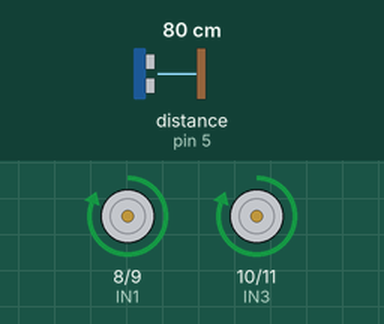
A sketch run on a simulated Arduino Uno, built with avr-gcc and run on an emulated ATmega328P. Parts: motor-driver pin pairs drawn as motors (green arrow = first pin HIGH = forward, orange = second pin HIGH = backward, longer = more drive, scaled by the enable pin). Wiring (inferred from the names in the program): ultrasonic range finder: trigger pin 6; echo pin 5. Inputs (shaded band) come from the test bench; at power-on: distance to the obstacle (sensor on pin 5) 80 cm. The echo pulse lasts 58.3 µs per cm.

Above: at 1.2 s.
1.3 s: distance to the obstacle (sensor on pin 5) set to 23 cm
2.8 s: distance to the obstacle (sensor on pin 5) set to 19 cm
At 3.2 s:
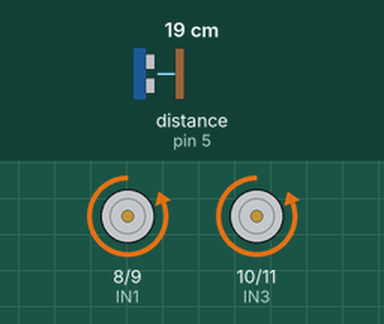
5.8 s: distance to the obstacle (sensor on pin 5) set to 35 cm
At 6.2 s:
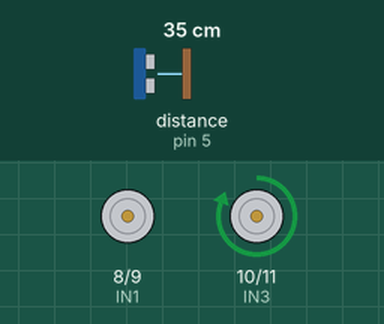
7.9 s: distance to the obstacle (sensor on pin 5) set to 2 cm
At 8.3 s:
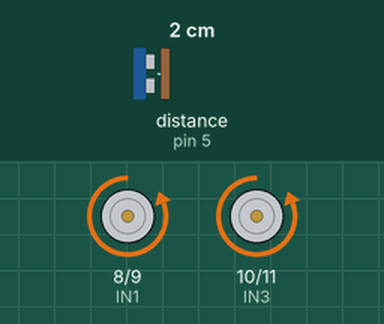
Timing chart, 0 to 11.9 s (numbered marks = the images above; inputs shaded):
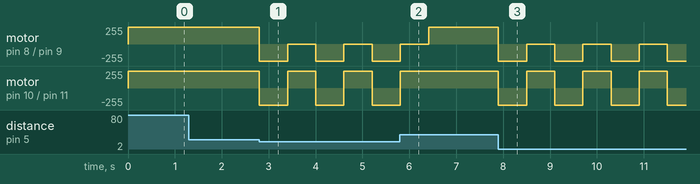

Measured:
- the behaviour switches between 21 and 20 cm on distance to the obstacle (sensor on pin 5) (found by bisection; images 0 and 1)
- after the input at 1.3 s, every drawn part: stays the same
- after the input at 2.8 s, motor on pin 8 (IN1) / pin 9 (IN2): alternates backward 255/255 for 0.60 s and stopped for 0.60 s, starting at once; motor on pin 10 (IN3) / pin 11 (IN4): alternates forward 255/255 for 0.60 s and backward 255/255 for 0.60 s, starting at once
- after the input at 5.8 s, motor on pin 10 (IN3) / pin 11 (IN4): goes on until 5.8 s, then stays forward 255/255
- after the input at 7.9 s, motor on pin 8 (IN1) / pin 9 (IN2): alternates backward 255/255 for 0.60 s and stopped for 0.60 s, starting at once; motor on pin 10 (IN3) / pin 11 (IN4): alternates forward 255/255 for 0.60 s and backward 255/255 for 0.60 s, starting at once

The sketch:

obstacle_avoiding_robot.ino
```cpp
int IN4 = 11;
int IN3 = 10;
int IN2 = 9;
int IN1 = 8;
int ENA = 7;
int ENB = 12;

int trig = 6;
int echo = 5;
long duration;
long mesafe;

void setup() {
  pinMode(IN1,OUTPUT);
  pinMode(IN2,OUTPUT);
  pinMode(ENA,150);
  pinMode(IN3,OUTPUT);
  pinMode(IN4,OUTPUT);
  pinMode(ENB,150);
  pinMode(trig,OUTPUT);
  pinMode(echo,INPUT);
}

void loop() {

  mesafe = distance();
  if(mesafe < 20 && mesafe != 0){
    geriGit();
    delay(600);
    sagGit();
    delay(600);
  }
  else{
    ileriGit();
  }


}

int  distance() {
  digitalWrite(trig,LOW);
  delayMicroseconds(2);
  digitalWrite(trig,HIGH);
  delayMicroseconds(10);
  digitalWrite(trig,LOW);
  duration = pulseIn(echo,HIGH);
  return  duration*0.0343/2.0;
}
void ileriGit(){
  digitalWrite(IN1,HIGH);
  digitalWrite(IN3,HIGH);
  digitalWrite(IN2,LOW);
  digitalWrite(IN4,LOW);
  analogWrite(ENA, 150);
  analogWrite(ENB, 150);
}
void geriGit(){
  digitalWrite(IN1,LOW);
  digitalWrite(IN3,LOW);
  digitalWrite(IN2,HIGH);
  digitalWrite(IN4,HIGH);
  analogWrite(ENA, 150);
  analogWrite(ENB, 150);
}
void sagGit(){
  digitalWrite(IN1,LOW);
  digitalWrite(IN3,HIGH);
  digitalWrite(IN2,LOW);
  digitalWrite(IN4,LOW);
  analogWrite(ENB, 150);
}
```
